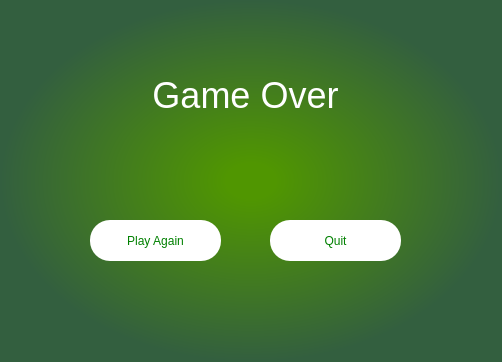
<?xml version="1.0" encoding="UTF-8"?>
<ui version="4.0">
 <class>Frame</class>
 <widget class="QFrame" name="Frame">
  <property name="geometry">
   <rect>
    <x>0</x>
    <y>0</y>
    <width>502</width>
    <height>362</height>
   </rect>
  </property>
  <property name="windowTitle">
   <string>Frame</string>
  </property>
  <property name="styleSheet">
   <string notr="true">QFrame {
background-color: qradialgradient(spread:pad, cx:0.5, cy:0.5, radius:0.5, fx:0.5, fy:0.5, stop:0.09589655 rgba(80, 150, 1, 255), stop:1 rgba(51, 95, 63, 255));
 border-radius: 50px;

}

QFrame #Frame {
   border: 5px solid white;
   }

QLineEdit {
 border-radius: 10px;
}
</string>
  </property>
  <widget class="QPushButton" name="next">
   <property name="geometry">
    <rect>
     <x>90</x>
     <y>220</y>
     <width>131</width>
     <height>41</height>
    </rect>
   </property>
   <property name="styleSheet">
    <string notr="true">
color:green;background-color:white;
border-radius: 20px;
</string>
   </property>
   <property name="text">
    <string>Play Again</string>
   </property>
  </widget>
  <widget class="QLabel" name="text">
   <property name="geometry">
    <rect>
     <x>110</x>
     <y>50</y>
     <width>271</width>
     <height>91</height>
    </rect>
   </property>
   <property name="font">
    <font>
     <pointsize>27</pointsize>
    </font>
   </property>
   <property name="styleSheet">
    <string notr="true">color:white;background-color: transparent; border: 0px;
</string>
   </property>
   <property name="text">
    <string>Game Over</string>
   </property>
   <property name="alignment">
    <set>Qt::AlignCenter</set>
   </property>
  </widget>
  <widget class="QPushButton" name="quit">
   <property name="geometry">
    <rect>
     <x>270</x>
     <y>220</y>
     <width>131</width>
     <height>41</height>
    </rect>
   </property>
   <property name="styleSheet">
    <string notr="true">
color:green;background-color:white;
border-radius: 20px;
</string>
   </property>
   <property name="text">
    <string>Quit</string>
   </property>
  </widget>
 </widget>
 <resources/>
 <connections/>
</ui>
